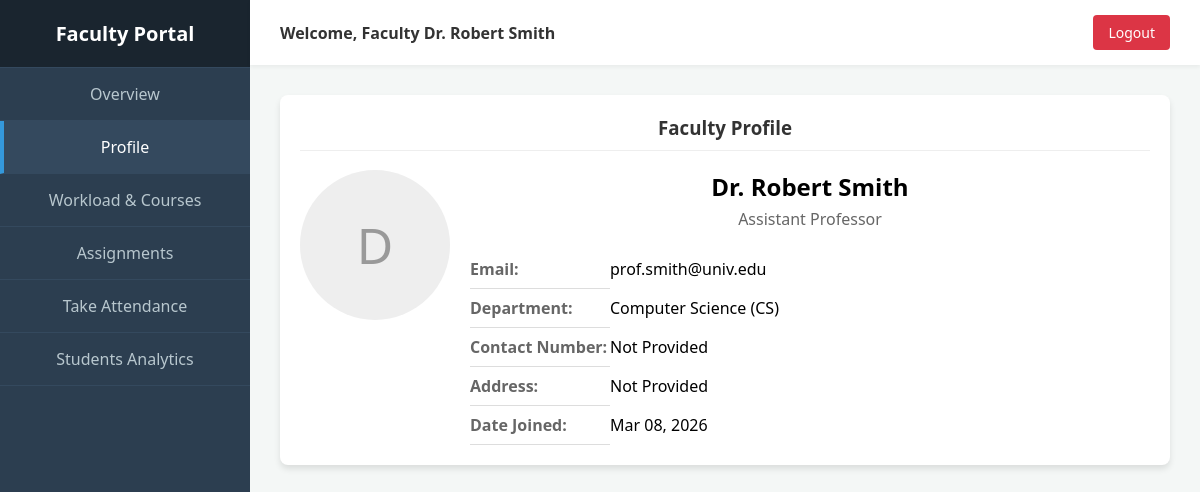
Before: /faculty/dashboard/profile/ with the older database file.
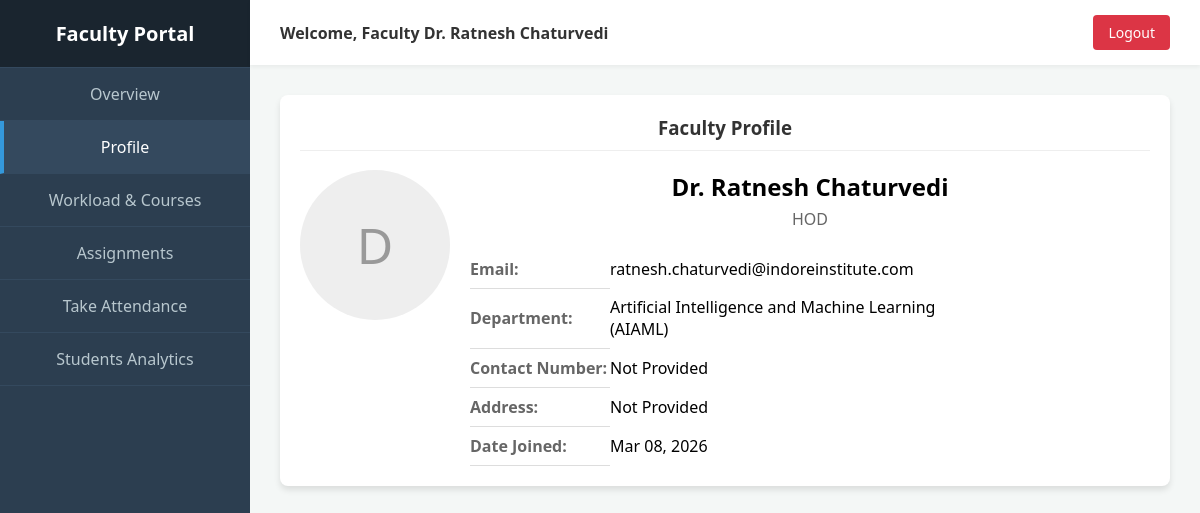
After: the same page with the newer database file.
### backend/faculty/models.py (models this page shows, shortened)
class FacultyProfile(models.Model):
    user = models.OneToOneField(User, on_delete=models.CASCADE, related_name='faculty_module_profile')
    department = models.ForeignKey(Department, on_delete=models.SET_NULL, null=True, related_name='faculties')
    designation = models.CharField(max_length=100, default="Assistant Professor")
    contact_number = models.CharField(max_length=20, null=True, blank=True)
    address = models.TextField(null=True, blank=True)
    date_joined = models.DateField(auto_now_add=True)

class Department(models.Model):
    name = models.CharField(max_length=150, unique=True)
    code = models.CharField(max_length=20, unique=True)
    description = models.TextField(null=True, blank=True)

### authentication/models.py (models this page shows, shortened)
class User(models.Model):
    ROLE_CHOICES = [
        ('student','Student'),
        ('faculty','Faculty'),
        ('admin','Admin')
    ]
    name = models.CharField(max_length=100)
    email = models.EmailField(unique=True)
    role = models.CharField(max_length=10, choices=ROLE_CHOICES)
    password = models.CharField(max_length=100, default="ADMIN")

### backend/faculty/views.py (the view)
# urls.py: path('dashboard/profile/', views.faculty_profile, name='faculty_profile'),
def faculty_profile(request):
    profile = get_faculty_profile(request)
    return render(request, "dashboards/faculty/profile.html", {"profile": profile})

### backend/faculty/views.py (called while the page is built)
def get_faculty_profile(request):
    faculty_email = request.session.get('faculty_email')
    if faculty_email:
        return FacultyProfile.objects.filter(user__email=faculty_email).first()
    return FacultyProfile.objects.first() # Fallback for demo

### templates/dashboards/faculty/profile.html (shortened to what this page needs)
{% extends "dashboards/faculty/base.html" %}
{% block content %}
<div class="card">
    <h3>Faculty Profile</h3>
    {% if profile %}
    <div style="display: grid; grid-template-columns: 150px 1fr; gap: 20px; align-items: start;">
        <div
            style="width: 150px; height: 150px; background-color: #eee; border-radius: 50%; display: flex; align-items: center; justify-content: center; font-size: 50px; color: #999;">
            {{ profile.user.name|make_list|first }}
        </div>
        <div>
            <h2 style="margin-top: 0; margin-bottom: 5px;">{{ profile.user.name }}</h2>
            <p style="color: #666; margin-top: 0;">{{ profile.designation }}</p>
            <table style="width: 100%; max-width: 500px; margin-top: 20px;">
                <tr>
                    <th style="background: none; padding: 8px 0; color: #666; width: 140px;">Email:</th>
                    <td style="padding: 8px 0; border: none;">{{ profile.user.email }}</td>
                </tr>
                <tr>
                    <th style="background: none; padding: 8px 0; color: #666;">Department:</th>
                    <td style="padding: 8px 0; border: none;">{{ profile.department.name }} ({{ profile.department.code }})</td>
                </tr>
                <tr>
                    <th style="background: none; padding: 8px 0; color: #666;">Contact Number:</th>
                    <td style="padding: 8px 0; border: none;">{{ profile.contact_number|default:"Not Provided" }}</td>
                </tr>
                <tr>
                    <th style="background: none; padding: 8px 0; color: #666;">Address:</th>
                    <td style="padding: 8px 0; border: none;">{{ profile.address|default:"Not Provided" }}</td>
                </tr>
                <tr>
                    <th style="background: none; padding: 8px 0; color: #666;">Date Joined:</th>
                    <td style="padding: 8px 0; border: none;">{{ profile.date_joined|date:"M d, Y" }}</td>
                </tr>
            </table>
        </div>
    </div>
    {% else %}
    <p>Profile details not available.</p>
    {% endif %}
</div>
{% endblock %}

### templates/dashboards/faculty/base.html (shortened to what this page needs)
<!DOCTYPE html>
<html lang="en">
<head>
    <link rel="stylesheet" href="/static/css/style.css">
</head>
<body>
    <div class="sidebar">
        <div class="sidebar-header">
            <h2>Faculty Portal</h2>
        </div>
        <div class="nav-links">
            <a href="/faculty/dashboard/"
                class="nav-item {% if request.path  ==  '/faculty/dashboard/'  %}active{% endif %}">Overview</a>
            <a href="/faculty/dashboard/profile/"
                class="nav-item {% if '/profile/' in request.path %}active{% endif %}">Profile</a>
            <a href="/faculty/dashboard/courses/"
                class="nav-item {% if '/courses/' in request.path %}active{% endif %}">Workload & Courses</a>
            <a href="/faculty/dashboard/assignments/"
                class="nav-item {% if '/assignments/' in request.path %}active{% endif %}">Assignments</a>
            <a href="/faculty/dashboard/attendance/"
                class="nav-item {% if '/attendance/' in request.path %}active{% endif %}">Take Attendance</a>
            <a href="/faculty/dashboard/analytics/"
                class="nav-item {% if '/analytics/' in request.path %}active{% endif %}">Students Analytics</a>
        </div>
    </div>
    <div class="main-content">
        <div class="topbar">
            <div class="user-info">
                Welcome, Faculty {{ profile.user.name|default:"" }}
            </div>
            <a href="/auth/" class="btn-logout">Logout</a>
        </div>
        <div class="content-area">
            {% block content %}{% endblock %}
        </div>
    </div>
</body>
</html>

### static/css/style.css (style rules this page uses)
body { font-family: Arial; background:#f4f7fb; text-align:center; }

### templates/dashboards/faculty/base.html (style rules this page uses)
body { margin: 0; padding: 0; font-family: 'Segoe UI', Tahoma, Geneva, Verdana, sans-serif; background-color: #f4f7f6; display: flex; min-height: 100vh; }
.sidebar { width: 250px; background-color: #2c3e50; color: white; display: flex; flex-direction: column; }
.sidebar-header { padding: 20px; text-align: center; background-color: #1a252f; border-bottom: 1px solid #34495e; }
.sidebar-header h2 { margin: 0; font-size: 20px; }
.nav-links { list-style: none; padding: 0; margin: 0; display: flex; flex-direction: column; flex-grow: 1; }
.nav-item { padding: 15px 20px; border-bottom: 1px solid #34495e; text-decoration: none; color: #b8c7ce; transition: 0.3s; display: block; }
.nav-item:hover, .nav-item.active { background-color: #34495e; color: white; border-left: 4px solid #3498db; padding-left: 16px; }
.main-content { flex-grow: 1; display: flex; flex-direction: column; }
.topbar { background-color: #fff; padding: 15px 30px; display: flex; justify-content: space-between; align-items: center; box-shadow: 0 2px 4px rgba(0, 0, 0, 0.05); }
.user-info { font-weight: bold; color: #333; }
.btn-logout { background: #dc3545; color: white; border: none; padding: 8px 15px; border-radius: 4px; cursor: pointer; text-decoration: none; font-size: 14px; }
.content-area { padding: 30px; overflow-y: auto; }
.card { background: #fff; border-radius: 8px; box-shadow: 0 4px 6px rgba(0, 0, 0, 0.1); padding: 20px; margin-bottom: 20px; }
.card h3 { margin-top: 0; color: #333; border-bottom: 1px solid #eee; padding-bottom: 10px; }
table { width: 100%; border-collapse: collapse; margin-top: 10px; }
table th, table td { padding: 12px; text-align: left; border-bottom: 1px solid #ddd; }
table th { background-color: #f8f9fa; color: #333; }

Changed rows visible on the page:
removed FacultyProfile: user.name "Dr. Robert Smith", user.name|make_list "D", designation "Assistant Professor", user.email "prof.smith@univ.edu", department.name "Computer Science", department.code "CS", contact_number "Not Provided", address "Not Provided", date_joined "Mar 08, 2026"
added FacultyProfile: user.name "Dr. Ratnesh Chaturvedi", user.name|make_list "D", designation "HOD", user.email "ratnesh.chaturvedi@indoreinstitute.com", department.name "Artificial Intelligence and Machine Learning", department.code "AIAML", contact_number "Not Provided", address "Not Provided", date_joined "Mar 08, 2026"
